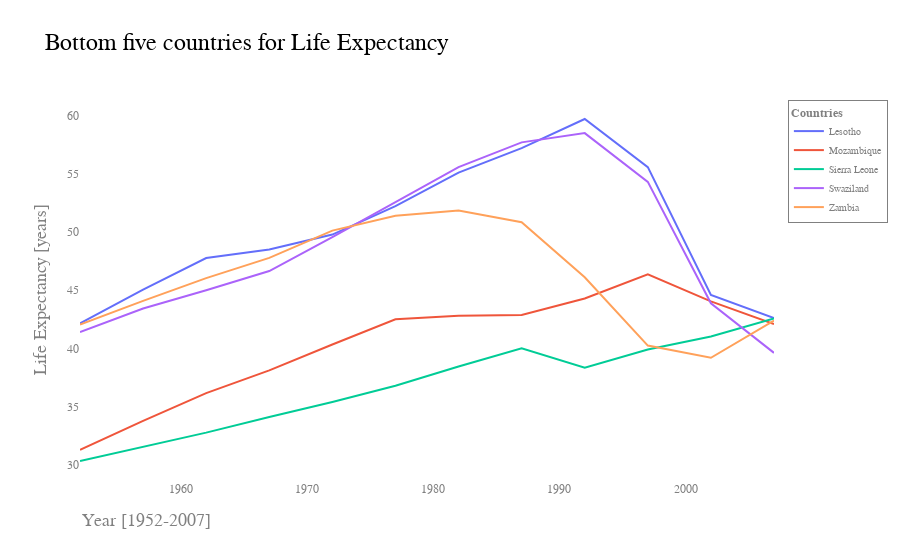

The cell this chart's notebook holds for it:
### Code cell
fig_poor = create_life_expectancy_plot(poor, "Bottom five countries for Life Expectancy")

fig_poor.show()

### Figure 1 — Plotly figure (JSON) as saved in the notebook; plotly's stock layout.template omitted (floating-point values rounded to 4 significant figures)
{"data": [{"hovertemplate": "country=Lesotho<br>year=%{x}<br>lifeExp=%{y}<extra></extra>", "legendgroup": "Lesotho", "line": {"color": "#636efa", "dash": "solid"}, "marker": {"symbol": "circle"}, "mode": "lines", "name": "Lesotho", "orientation": "v", "showlegend": true, "type": "scatter", "x": [1952, 1957, 1962, 1967, 1972, 1977, 1982, 1987, 1992, 1997, 2002, 2007], "xaxis": "x", "y": [42.14, 45.05, 47.75, 48.49, 49.77, 52.21, 55.08, 57.18, 59.69, 55.56, 44.59, 42.59], "yaxis": "y"}, {"hovertemplate": "country=Mozambique<br>year=%{x}<br>lifeExp=%{y}<extra></extra>", "legendgroup": "Mozambique", "line": {"color": "#EF553B", "dash": "solid"}, "marker": {"symbol": "circle"}, "mode": "lines", "name": "Mozambique", "orientation": "v", "showlegend": true, "type": "scatter", "x": [1952, 1957, 1962, 1967, 1972, 1977, 1982, 1987, 1992, 1997, 2002, 2007], "xaxis": "x", "y": [31.29, 33.78, 36.16, 38.11, 40.33, 42.49, 42.8, 42.86, 44.28, 46.34, 44.03, 42.08], "yaxis": "y"}, {"hovertemplate": "country=Sierra Leone<br>year=%{x}<br>lifeExp=%{y}<extra></extra>", "legendgroup": "Sierra Leone", "line": {"color": "#00cc96", "dash": "solid"}, "marker": {"symbol": "circle"}, "mode": "lines", "name": "Sierra Leone", "orientation": "v", "showlegend": true, "type": "scatter", "x": [1952, 1957, 1962, 1967, 1972, 1977, 1982, 1987, 1992, 1997, 2002, 2007], "xaxis": "x", "y": [30.33, 31.57, 32.77, 34.11, 35.4, 36.79, 38.45, 40.01, 38.33, 39.9, 41.01, 42.57], "yaxis": "y"}, {"hovertemplate": "country=Swaziland<br>year=%{x}<br>lifeExp=%{y}<extra></extra>", "legendgroup": "Swaziland", "line": {"color": "#ab63fa", "dash": "solid"}, "marker": {"symbol": "circle"}, "mode": "lines", "name": "Swaziland", "orientation": "v", "showlegend": true, "type": "scatter", "x": [1952, 1957, 1962, 1967, 1972, 1977, 1982, 1987, 1992, 1997, 2002, 2007], "xaxis": "x", "y": [41.41, 43.42, 44.99, 46.63, 49.55, 52.54, 55.56, 57.68, 58.47, 54.29, 43.87, 39.61], "yaxis": "y"}, {"hovertemplate": "country=Zambia<br>year=%{x}<br>lifeExp=%{y}<extra></extra>", "legendgroup": "Zambia", "line": {"color": "#FFA15A", "dash": "solid"}, "marker": {"symbol": "circle"}, "mode": "lines", "name": "Zambia", "orientation": "v", "showlegend": true, "type": "scatter", "x": [1952, 1957, 1962, 1967, 1972, 1977, 1982, 1987, 1992, 1997, 2002, 2007], "xaxis": "x", "y": [42.04, 44.08, 46.02, 47.77, 50.11, 51.39, 51.82, 50.82, 46.1, 40.24, 39.19, 42.38], "yaxis": "y"}], "layout": {"annotations": [{"font": {"color": "gray", "family": "Arial Black, sans-serif", "size": 18}, "showarrow": false, "text": "Year [1952-2007]", "x": 0, "xanchor": "left", "xref": "paper", "y": -0.08, "yanchor": "top", "yref": "paper"}], "hovermode": "x", "legend": {"bordercolor": "gray", "borderwidth": 1, "font": {"color": "gray", "family": "Arial, sans-serif", "size": 10}, "title": {"text": "<b>Countries</b>"}, "tracegroupgap": 0}, "plot_bgcolor": "white", "title": {"font": {"color": "black", "family": "Arial Black, sans-serif", "size": 24}, "text": "Bottom five countries for Life Expectancy"}, "xaxis": {"anchor": "y", "automargin": true, "domain": [0, 1], "showspikes": true, "spikemode": "across", "spikesnap": "cursor", "tickfont": {"color": "gray", "family": "Arial, sans-serif", "size": 12}, "title": {"text": ""}}, "yaxis": {"anchor": "x", "domain": [0, 1], "tickfont": {"color": "gray", "family": "Arial, sans-serif", "size": 12}, "title": {"font": {"color": "gray", "family": "Arial Black, sans-serif", "size": 18}, "text": "Life Expectancy [years]"}}}}
